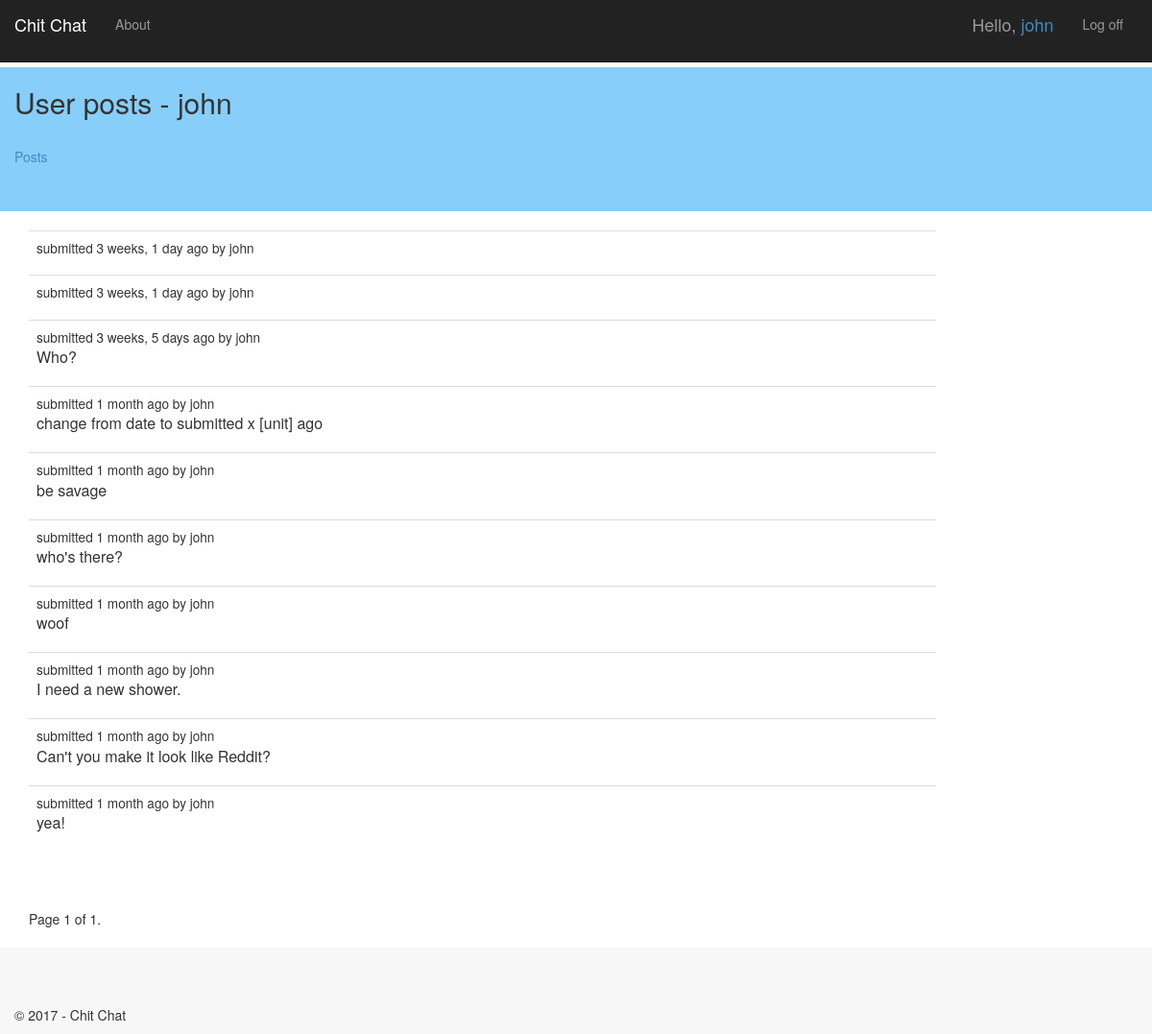
The app's page /user/topics/john/ with its own data.
### forum/models.py (models this page shows, shortened)
class Topic(models.Model):
    title = models.CharField(max_length=60)
    description = models.TextField(max_length=10000, blank=True)
    forum = models.ForeignKey(Forum)
    created = models.DateTimeField(auto_now=True)
    creator = models.ForeignKey(User, blank=True, null=True)
    updated = models.DateTimeField(auto_now=True)
    closed = models.BooleanField(blank=True, default=False)

### forum/views.py (the view)
# urls.py: url(r'^user/topics/(?P<username>[\w.@+-]+)/$', forum.views.user_topics, name='user-topics'),
def user_topics(request, username):
    context = get_base_context()
    user = User.objects.get(username=username)
    topics = Topic.objects.filter(creator=user).order_by('-created')
    topics = paginator_helper(request, topics)
    context.update({'topics': topics, 'user': user})
    context['title'] = user.username
    return render(request, 'forum/user-topics.html', context)

### forum/views.py (called while the page is built)
def get_base_context():
    return {'year': datetime.now().year}

def paginator_helper(request, model_list, page_items=25):
    paginator = Paginator(model_list, page_items)
    page = request.GET.get('page')
    try:
        model_list = paginator.page(page)
    except PageNotAnInteger:
        model_list = paginator.page(1)
    except EmptyPage:
        model_list = paginator.page(paginator.num_pages)
    return model_list

### forum/templates/forum/user-topics.html (shortened to what this page needs)
{% extends "app/layout.html" %}
{% block content %}
<div class="container" id="header-bottom">
    <h2>User posts - {{ user.username }}</h2>
    <br />
    <p><a href="{% url 'forum:user-posts' user.username %}">Posts</a></p>
</div>
<div class="container">
    <div class="col-xs-12 col-sm-10">
        <br />
        <table class="table table-hover">
            <tbody>
                {% for topic in topics %}
                <tr>
                    <td>
                        <small>submitted {{ topic.created|timesince }} ago by {{ topic.creator.get_username }}</small>
                        <p>{{ topic.description }}</p>
                    </td>
                </tr>
                {% endfor %}
            </tbody>
        </table>
        <br />
        <div class="pagination">
            <span class="page-links">
                <span class="page-current">
                    Page {{ topics.number }} of {{ topics.paginator.num_pages }}.
                </span>
            </span>
        </div>
    </div>
</div>
{% endblock %}

### app/templates/app/loginpartial.html (shortened to what this page needs)
{% if user.is_authenticated %}
<form id="logoutForm" action="/logout" method="post" class="navbar-right">
    <ul class="nav navbar-nav navbar-right">
        <li><span class="navbar-brand">Hello,
            <a href="{% url 'forum:user-posts' user.username %}">{{ user.username }}</a></span></li>
        <li><a href="javascript:document.getElementById('logoutForm').submit()">Log off</a></li>
    </ul>
</form>
{% else %}
<ul class="nav navbar-nav navbar-right">
    <li><a href="{% url 'login' %}">Log in</a></li>
    <li><a href="{% url 'signup' %}">Signup</a></li>
</ul>
{% endif %}

### app/static/app/content/site.css (style rules this page uses)
body { padding-top: 50px; }
.container { max-width: none; }
#header-bottom { background-color: #87CEFA; height: 150px; }

### records on screen
Topic: created "3 weeks, 1 day", creator.get_username "john"
Topic: created "3 weeks, 1 day", creator.get_username "john"
Topic: created "3 weeks, 5 days", creator.get_username "john", description "Who?"
Topic: created "1 month", creator.get_username "john", description "change from date to submitted x [unit] ago"
Topic: created "1 month", creator.get_username "john", description "be savage"
Topic: created "1 month", creator.get_username "john", description "who's there?"
Topic: created "1 month", creator.get_username "john", description "woof"
Topic: created "1 month", creator.get_username "john", description "I need a new shower."
Topic: created "1 month", creator.get_username "john", description "Can't you make it look like Reddit?"
Topic: created "1 month", creator.get_username "john", description "yea!"

### other values on screen
{{ user.username }} "john"
{{ topics.number }} "1"
{{ topics.paginator.num_pages }} "1"
